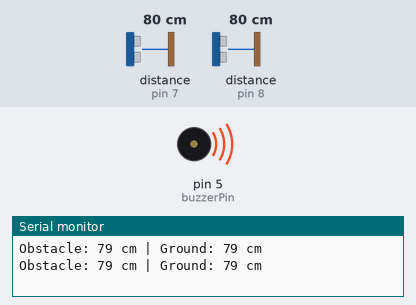
A sketch run on a simulated Arduino Nano, built with avr-gcc and run on an emulated ATmega328P. Parts: buzzer (waves = sounding), the last lines printed to the serial monitor. Wiring (inferred from the names in the program): 2 × ultrasonic range finder: trigger pin 6, echo pin 7 / trigger pin 9, echo pin 8. The inputs (shaded band) are chosen by the test bench; at power-on: distance to the obstacle (sensors on pin 7, pin 8) 80 cm. The echo pulse lasts 58.3 µs per cm.

Above: at 0.8 s.
1.6 s: distance to the obstacle (sensor on pin 7) set to 42 cm
5.1 s: distance to the obstacle (sensor on pin 7) set to 36 cm
At 5.1 s:
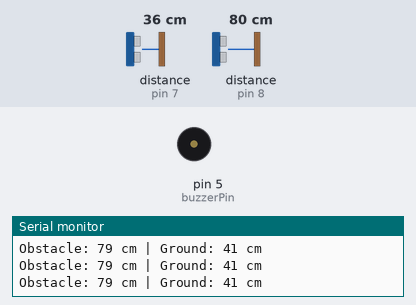
8.6 s: distance to the obstacle (sensor on pin 8) set to 18 cm
12.1 s: distance to the obstacle (sensor on pin 8) set to 14 cm
At 12.29 s:
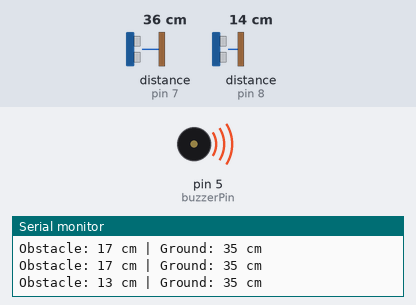
15.6 s: distance to the obstacle (sensor on pin 8) set to 35 cm
At 15.75 s:
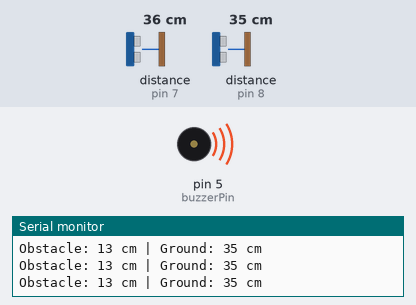
Timing chart, 0 to 18.1 s (numbered marks = the images above; inputs shaded):
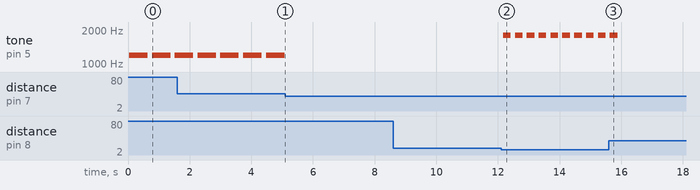

The sketch:

obstacle_pothole_detection.ino
```cpp
/*
  Smart Assistive Stick
  Arduino Nano - Obstacle + Ground/Pothole Detection

  Obstacle TRIG = D9
  Obstacle ECHO = D8
  Ground TRIG   = D6
  Ground ECHO   = D7
  Buzzer        = D5
*/

const int trigObstacle = 9;
const int echoObstacle = 8;
const int trigPothole = 6;
const int echoPothole = 7;
const int buzzerPin = 5;

const float OBSTACLE_WARNING_CM = 15.0;
const float OBSTACLE_URGENT_CM = 10.0;

// Calibrate this reference for your physical sensor mounting.
const float GROUND_REFERENCE_CM = 30.0;
const float GROUND_CHANGE_CM = 8.0;

long readDistanceCm(int trigPin, int echoPin) {
  digitalWrite(trigPin, LOW);
  delayMicroseconds(2);
  digitalWrite(trigPin, HIGH);
  delayMicroseconds(10);
  digitalWrite(trigPin, LOW);

  unsigned long duration = pulseIn(echoPin, HIGH, 30000UL);
  if (duration == 0) return -1;

  return (long)(duration * 0.0343 / 2.0);
}

void setup() {
  pinMode(trigObstacle, OUTPUT);
  pinMode(echoObstacle, INPUT);
  pinMode(trigPothole, OUTPUT);
  pinMode(echoPothole, INPUT);
  pinMode(buzzerPin, OUTPUT);

  digitalWrite(buzzerPin, LOW);
  Serial.begin(9600);
}

void loop() {
  long obstacleDistance = readDistanceCm(trigObstacle, echoObstacle);
  delay(30);
  long groundDistance = readDistanceCm(trigPothole, echoPothole);

  Serial.print("Obstacle: ");
  Serial.print(obstacleDistance);
  Serial.print(" cm | Ground: ");
  Serial.print(groundDistance);
  Serial.println(" cm");

  bool urgentObstacle =
      obstacleDistance > 0 && obstacleDistance <= OBSTACLE_URGENT_CM;

  bool closeObstacle =
      obstacleDistance > 0 && obstacleDistance <= OBSTACLE_WARNING_CM;

  bool possiblePothole =
      groundDistance > 0 &&
      abs(groundDistance - GROUND_REFERENCE_CM) >= GROUND_CHANGE_CM;

  if (urgentObstacle) {
    tone(buzzerPin, 2200);
    delay(800);
    noTone(buzzerPin);
  } else if (closeObstacle) {
    tone(buzzerPin, 1800);
    delay(250);
    noTone(buzzerPin);
  } else if (possiblePothole) {
    tone(buzzerPin, 1200);
    delay(600);
    noTone(buzzerPin);
  } else {
    noTone(buzzerPin);
  }

  delay(100);
}
```

Measured:
- the behaviour switches between 39 and 38 cm on distance to the obstacle (sensor on pin 7) (found by bisection; images 0 and 1)
- the behaviour switches between 17 and 16 cm on distance to the obstacle (sensor on pin 8) (found by bisection; images 1 and 2)
- after the input at 5.1 s, tone on pin 5 (buzzerPin): stops changing and stays silent
- after the input at 12.1 s, tone on pin 5 (buzzerPin): alternates 1800 Hz for 0.25 s and silent for 0.13 s, starting after 0.07 s
- after the input at 15.6 s, tone on pin 5 (buzzerPin): goes on until 15.9 s, then stays silent
- by itself, tone on pin 5 (buzzerPin): alternates 1200 Hz for 0.60 s and silent for 0.14 s
